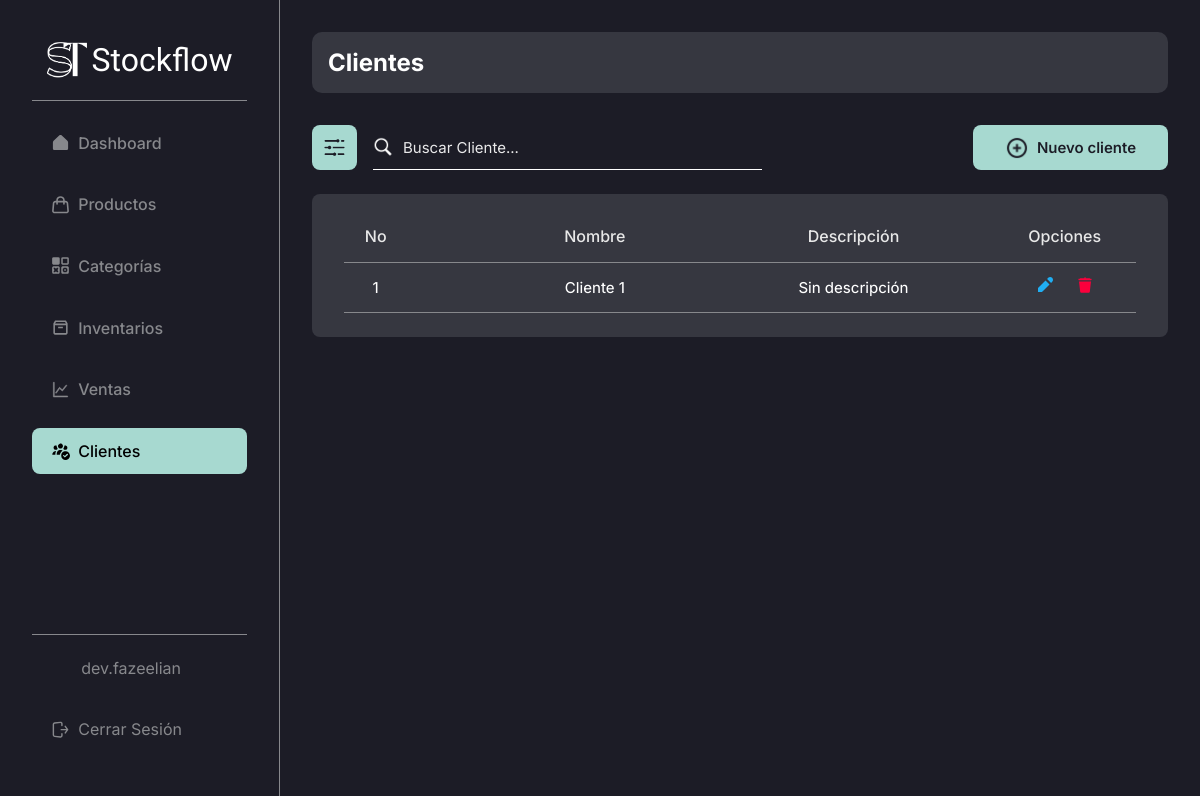
Page /admin/customers/ (signed in) on the committed database.
### stockflow/models.py (models this page shows, shortened)
class User(db.Model):
    id = db.Column(db.Integer, primary_key = True) # Primary key
    email = db.Column(db.String(255), unique = True, nullable = False)
    username = db.Column(db.String(20), unique = True, nullable = False)
    names = db.Column(db.String(50), nullable = True, default="")
    last_names = db.Column(db.String(50), nullable = True, default="")
    password = db.Column(db.Text, nullable = False)
    profile_photo = db.Column(db.String(255), nullable=True, default="")

class Customer(db.Model):
    id = db.Column(db.Integer, primary_key = True) # Primary key
    created_by = db.Column(db.Integer, db.ForeignKey("user.id"), nullable = False) # Foreign key
    name = db.Column(db.String(50), unique = True, nullable = False)
    description = db.Column(db.String(255), default='Sin descripción')

### stockflow/modules/customer.py (the view)
@bp.route("/", methods = ("GET", "POST"))
@login_required
def index():
    query = ""
    customers = []
    if request.method == "POST":
        query = request.form.get("searchCustomer", "")
        customers = Customer.query.filter(
            (
                Customer.name.ilike(f"%{query}%") |  # Searching by name
                Customer.description.ilike(f"%{query}%")  # Searching by description
            )
        ).all()
    else:
        customers = Customer.query.filter(Customer.created_by == g.user.id).all()
    return render_template("modules/customers/index.html", customers = customers, query=query)

### stockflow/auth.py (called while the page is built)
def login_required(view):
    @functools.wraps(view)
    def wrapped_view(**kwargs):
        if g.user is None:
            message = "Debes iniciar sesión"
            flash(message)
            return redirect(url_for("auth.login"))
        return view(**kwargs)
    return wrapped_view

@bp.before_app_request # Execute the next function in every request, every page
def load_logged_in_user():
    user_id = session.get("user_id")
    if user_id is None:
        g.user = None
    else:
        g.user = User.query.get_or_404(user_id)

### stockflow/templates/modules/customers/index.html (shortened to what this page needs)
{% extends 'base-admin.html' %}
{% block content %}
    <head>
        <link rel="stylesheet" href="{{ url_for('static', filename='css/modules/categories.css') }}">
    </head>
    <div class="content-group inter bg-black-light">
        <h2 class="color-white inter">Clientes</h2>
    </div>
    <div class="top-page">
        <div class="cont-search">
            <button class="btn-search-filter bg-turquese-light-blue">
                <img src="{{ url_for('static', filename='img/icons/filter.png') }}" alt="">
            </button>
            <form action="{{ url_for('admin/customers.index') }}" method="post" class="search-bar">
                <img src="{{ url_for('static', filename='img/icons/search.png') }}" alt="">
                <input type="text" class="color-white inter" name="searchCustomer" value="{{ query }}" id="search" placeholder="Buscar Cliente...">
            </form>
        </div>
        <div class="cont-create">
            <a href="{{ url_for('admin/customers.new') }}" class="btn-create bg-turquese-light-blue color-black inter">
                <img src="{{ url_for('static', filename='img/icons/add.png') }}" alt="">
                <h2>Nuevo cliente</h2>
            </a>
        </div>
    </div>
    <table class="table inter bg-black-light">
        <thead>
            <tr class="thead color-white-gray">
                <th class="th th-no-cat">No</th>
                <th class="th th-name-cat">Nombre</th>
                <th class="th th-description-cat">Descripción</th>
                <th class="th th-options-cat">Opciones</th>
            </tr>
        </thead>
        <tbody>
                {% if customers %}
                    {% for customer in customers | reverse %}
                        {% if g.user.id == customer.created_by %}
                            <tr class="tbody">
                                <td class="td td-no-cat">{{ loop.index }}</td>
                                <td class="td td-name-cat">
                                    <a href="#" class="color-white">{{ customer.name }}</a>
                                </td>
                                <td class="td td-description-cat">
                                    {% if customer.description == "" %}
                                        Sin descripción
                                    {% else %}
                                        {{ customer.description }}
                                    {% endif %}
                                </td>
                                <td class="td td-options-cat">
                                    <a href="{{ url_for('admin/customers.update', id = customer.id) }}">
                                        <svg
                                            xmlns="http://www.w3.org/2000/svg"
                                            viewBox="0 0 16 16"
                                            fill="#20AEF3"
                                        >
                                            <path
                                                d="M12.527 7.473L8.527 3.473 1 11 1 15 5 15zM11.172.828l-1.065 1.065 4 4 1.065-1.065c1.105-1.105 1.105-2.895 0-4l0 0C14.067-.276 12.276-.276 11.172.828z"
                                            />
                                        </svg>
                                    </a>
                                    <a href="{{ url_for('admin/customers.delete', id = customer.id) }}">
                                    </a>
                                </td>
                            </tr>
                        {% else %}
                            <tr class="tbody">
                                <td class="td" style="width: 100%;">No hay clientes registrados por ti.</td>
                            </tr>
                        {% endif %}
                    {% endfor %}
                {% endif %}
        </tbody>
    </table>
{% endblock %}

### stockflow/templates/base-admin.html (shortened to what this page needs)
<!DOCTYPE html>
<html lang="es">
<head>
    <link rel="stylesheet" href="{{ url_for('static', filename='css/global.css') }}">
    <link rel="stylesheet" href="{{ url_for('static', filename='css/base.css') }}">
    <link rel="stylesheet" href="{{ url_for('static', filename='css/tables.css') }}">
    <link rel="stylesheet" href="{{ url_for('static', filename='css/search.css') }}">
    <link rel="stylesheet" href="{{ url_for('static', filename='css/form.css') }}">
</head>
<body>
    <aside class="side-bar inter bg-black br-gray-1">
        <section class="side-bar-main">
            <h1 class="afacad">
                <a href="{{ url_for('admin.dashboard') }}" class="color-white">
                    <img src="{{ url_for('static', filename='img/logo.png') }}" alt="">
                    Stockflow
                </a>
            </h1>
            <br>
            <div class="side-bar-divider" />
            <nav class="side-nav-bar">
                <a
                    href="{{ url_for('admin.dashboard') }}"
                    class="item-side-nav-bar inter {% if request.endpoint == 'admin.dashboard' %}item-side-nav-bar--active{% endif %}"
                >
                    Dashboard
                </a>
                <a
                    href="{{ url_for('admin/products.index') }}"
                    class="item-side-nav-bar inter {% if request.endpoint == 'admin/products.index' %}item-side-nav-bar--active{% endif %}"
                >
                    Productos
                </a>
                <a
                    href="{{ url_for('admin/products/categories.index') }}"
                    class="item-side-nav-bar inter {% if request.endpoint == 'admin/products/categories.index' %}item-side-nav-bar--active{% endif %}"
                >
                    Categorías
                </a>
                <a
                    href="{{ url_for('admin/inventories.index') }}"
                    class="item-side-nav-bar inter {% if request.endpoint == 'admin/inventories.index' %}item-side-nav-bar--active{% endif %}"
                >
                    Inventarios
                </a>
                <a
                    href="{{ url_for('admin/sales.index') }}"
                    class="item-side-nav-bar inter {% if request.endpoint == 'admin/sales.index' %}item-side-nav-bar--active{% endif %}"
                >
                    Ventas
                </a>
                <a
                    href="{{ url_for('admin/customers.index') }}"
                    class="item-side-nav-bar inter {% if request.endpoint == 'admin/customers.index' %}item-side-nav-bar--active{% endif %}"
                >
                    Clientes
                </a>
            </nav>
        </section>
        <footer class="side-bar-footer" style="flex-direction: column;">
            <a
                href="{{ url_for('admin.profile') }}"
                class="item-side-nav-bar inter {% if request.endpoint == 'admin.profile' %}item-side-nav-bar--active{% endif %}"
            >
                {{ g.user.username }}
            </a>
            <a href="{{ url_for('auth.logout') }}" class="item-side-nav-bar inter">
                Cerrar Sesión
            </a>
        </footer>
    </aside>
    <main class="page-content bg-black">
        {% block content %}{% endblock %}
    </main>
</body>
</html>

### stockflow/static/css/global.css (style rules this page uses)
* { box-sizing: border-box; padding: 0; margin: 0; }
body { display: flex; width: 100%; height: 100%; }
a { text-decoration: none; }
.page-content { display: flex; width: 100%; height: 100%; min-height: 100vh; margin-left: 280px; flex-direction: column; color: white; padding: 2rem; }
.content-group { display: flex; width: 100%; padding: 1rem; border-radius: 10px; }
.bg-black { background-color: #1C1C26; }
.bg-black-light { background-color: #363740; }
.bg-turquese-light-blue { background-color: #A7D9D0; }
.color-black { color: #1C1C26; }
.color-white { color: #FFF; }
.color-white-gray { color: #E8E8E8; }
.inter { font-family: "Inter", sans-serif; font-optical-sizing: auto; font-style: normal; }
.afacad { font-family: "Afacad", sans-serif; font-optical-sizing: auto; font-style: normal; }
.br-gray-1 { border-right: 1px solid #87888C; }

### stockflow/static/css/base.css (style rules this page uses)
.side-bar { display: flex; position: fixed; z-index: 1; top: 0; left: 0; width: 280px; flex-direction: column; height: 100vh; padding: 2.5rem 2rem 2rem; justify-content: space-between; }
.side-bar h1 { text-align: center; font-weight: 500; }
.side-bar h1 a { display: flex; font-size: 2.3rem; align-items: center; justify-content: center; gap: 5px; }
.side-bar h1 a img { width: 40px; height: 40px; }
.side-bar-main { display: flex; width: 100%; height: auto; flex-direction: column; }
.side-nav-bar { display: flex; width: 100%; height: auto; list-style: none; flex-direction: column; margin-top: 20px; }
.side-nav-bar a { font-weight: 500; }
.item-side-nav-bar, .item-side-nav-bar--active { display: flex; width: 100%; height: auto; padding: 1rem 1.5rem 1rem; border-radius: 8px; margin-bottom: 1rem; text-decoration: none; align-items: center; gap: 10px; }
.item-side-nav-bar { color: #87888C; }
.item-side-nav-bar--active { color: black; background-color: #A7D9D0; }
.item-side-nav-bar--active svg { color: black !important; }
.item-side-nav-bar svg, .item-side-nav-bar--active svg { width: 20px; height: 20px; }
.item-side-nav-bar svg { color: #87888C !important; }
.side-bar-divider { display: flex; width: 100%; height: 1px; background-color: #87888C; }
.side-bar-footer { display: flex; width: 100%; min-height: 1px; border-top: 1px solid #87888C; align-items: center; justify-content: center; padding-top: 10px; }
@media screen and (max-width: 1440px) { .side-bar h1 a { font-size: 2rem; } }
@media screen and (max-width: 1440px) { .item-side-nav-bar, .item-side-nav-bar--active { padding: 0.8rem 1.2rem 0.8rem; gap: 8px; } }
@media screen and (max-width: 1440px) { .item-side-nav-bar svg, .item-side-nav-bar--active svg { width: 19px; height: 19px; } }

### stockflow/static/css/tables.css (style rules this page uses)
.table { display: flex; width: 100%; height: auto; margin: 2rem 0 2rem; flex-direction: column; border-radius: 8px; padding: 0 1.7rem 2rem; }
.thead { display: flex; width: 100%; height: auto; justify-content: space-between; padding: 1rem 0 0; border-bottom: 1px solid #87888C; }
.th { display: flex; width: auto; height: auto; padding: 1rem; font-size: 18px; justify-content: center; align-items: center; font-weight: 500; }
.tbody { display: flex; width: 100%; height: 100%; justify-content: space-between; border-bottom: 1px solid #87888C; }
.td { display: flex; width: auto; height: auto; font-size: 16px; justify-content: center; align-items: center; text-align: center; padding: 1rem 0 1rem; font-weight: 450; }
.td svg { width: 18px; height: 18px; }
@media screen and (max-width: 1440px) { .table { margin: 1.5rem 0 1.5rem; padding: 0 2rem 1.5rem; } }
@media screen and (max-width: 1440px) { .th { font-size: 16px; } }
@media screen and (max-width: 1440px) { .td { font-size: 15px; padding: 0.9rem 0 0.9rem; } }
@media screen and (max-width: 1440px) { .td svg { width: 16px; height: 16px; } }

### stockflow/static/css/modules/categories.css (style rules this page uses)
.th-no-cat, .td-no-cat { width: 8%; }
.th-name-cat, .td-name-cat { width: 30%; }
.th-description-cat, .td-description-cat { width: 18%; }
.th-options-cat, .td-options-cat { width: 18%; }
.td-options-cat { gap: 1.5rem; }

### rows in the picture
User: user.username "dev.fazeelian"
Customer: name "Cliente 1", description "Sin descripción"
